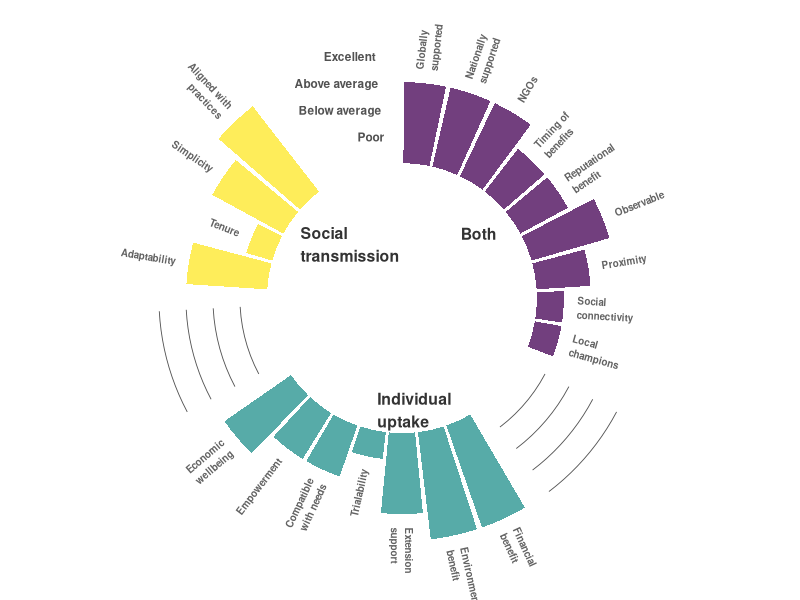
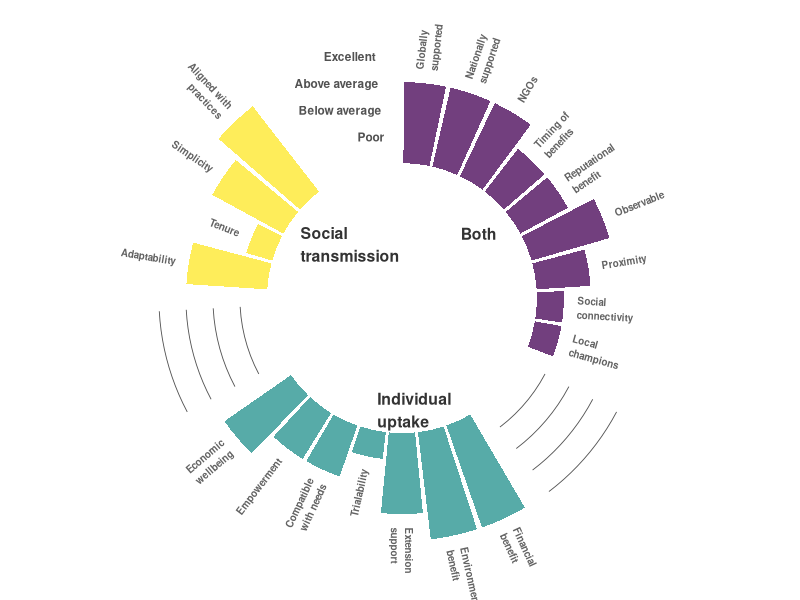

The R source for these figures, in order:
library(tidyverse)

####Individual####
#Financial costs
#Environmental benefit
#Extension support
#Trialability
#benefits are compatible with needs
#Individuals are Empowered to make decisions
#Available financial resources

###Both###
#Adaptable
#Security of tenure
#Simple to understand
#Aligned with current practices
#Supported by global discourse
#Supported by national policies
#availability of local NGOs
#Immediacy of benefits
#Reputation advantage


###Social###
#Easily observable
#Social proximity
#Social connectivity
#Local champions 


# Create dataset
data <- data.frame(
  #individual=paste( "Trait", seq(1,20), sep=""),
  
  individual =c("Financial\nbenefit","Environmental\nbenefit","Extension\nsupport","Trialability","Compatible\nwith needs",
                "Empowerment","Economic\nwellbeing","Adaptability","Tenure","Simplicity","Aligned with\npractices",
                "Globally\nsupported","Nationally\nsupported","NGOs","Timing of\nbenefits","Reputational\nbenefit",
                "Observable","Proximity","Social\nconnectivity","Local\nchampions"),
  
  group=factor(c( rep('Individual\nuptake', 7), rep('Social\ntransmission', 4), rep('Both', 9))),
  value=sample( seq(1,4), 20, replace=T)
)

#data = data %>% arrange(group, value)

# Set a number of 'empty bar' to add at the end of each group
empty_bar <- 3
to_add <- data.frame( matrix(NA, empty_bar*nlevels(data$group), ncol(data)) )
colnames(to_add) <- colnames(data)
to_add$group <- rep(levels(data$group), each=empty_bar)
data <- rbind(data, to_add)
data <- data %>% arrange(group)
data$id <- seq(1, nrow(data))

# Get the name and the y position of each label
label_data <- data
number_of_bar <- nrow(label_data)
angle <- 90 - 360 * (label_data$id-0.5) /number_of_bar     # I substract 0.5 because the letter must have the angle of the center of the bars. Not extreme right(1) or extreme left (0)
label_data$hjust <- ifelse( angle < -90, 1, 0)
label_data$angle <- ifelse(angle < -90, angle+180, angle)

# prepare a data frame for base lines
base_data <- data %>% 
  group_by(group) %>% 
  summarize(start=min(id), end=max(id) - empty_bar) %>% 
  rowwise() %>% 
  mutate(Trait=mean(c(start, end)))

# prepare a data frame for grid (scales)
grid_data <- base_data
grid_data$end <- grid_data$end[ c( nrow(grid_data), 1:nrow(grid_data)-1)] + 1
grid_data$start <- grid_data$start - 1
grid_data <- grid_data[-1,]

# Make the plot
p <- ggplot(data, aes(x=as.factor(id), y=value, fill=group)) +       # Note that id is a factor. If x is numeric, there is some space between the first bar
  
  geom_bar(aes(x=as.factor(id), y=value, fill=group), stat="identity", alpha=0.5) +
  
  # Add a val=100/75/50/25 lines. I do it at the beginning to make sur barplots are OVER it.
  geom_segment(data=grid_data, aes(x = end, y = 4, xend = start, yend = 4), colour = "#525252", alpha=1, size=0.3 , inherit.aes = FALSE ) +
  geom_segment(data=grid_data, aes(x = end, y = 3, xend = start, yend = 3), colour = "#525252", alpha=1, size=0.3 , inherit.aes = FALSE ) +
  geom_segment(data=grid_data, aes(x = end, y = 2, xend = start, yend = 2), colour = "#525252", alpha=1, size=0.3 , inherit.aes = FALSE ) +
  geom_segment(data=grid_data, aes(x = end, y = 1, xend = start, yend = 1), colour = "#525252", alpha=1, size=0.3 , inherit.aes = FALSE ) +
  
  # Add text showing the value of each 100/75/50/25 lines
  annotate("text", x = rep(max(data$id),4), y = c(1, 2, 3, 4), label = c("Poor", "Below average", "Above average", "Excellent") , color="#525252", size=3 , angle=0, fontface="bold", hjust=1) +
  
  geom_bar(aes(x=as.factor(id), y=value, fill=group), stat="identity", alpha=0.5) +
  viridis::scale_fill_viridis(discrete = TRUE)+
  ylim(-5,5) +
  theme_minimal() +
  theme(
    legend.position = "none",
    axis.text = element_blank(),
    axis.title = element_blank(),
    panel.grid = element_blank(),
    plot.margin = unit(rep(-1,4), "cm") 
  ) +
  coord_polar() + 
  geom_text(data=label_data, aes(x=id, y=value+0.5, label=individual, hjust=hjust), color="#525252", fontface="bold",alpha=0.9, size=2.5, angle= label_data$angle, inherit.aes = FALSE ) +
  
  # Add base line information
  geom_segment(data=base_data, aes(x = start, y = -5, xend = end, yend = -5), colour = "black", alpha=0.8, size=0.6 , inherit.aes = FALSE )  +
  geom_text(data=base_data, aes(x = Trait, y = -0.75, label=group), hjust=c(1,0,0), colour = "black", alpha=0.8, size=4, fontface="bold", inherit.aes = FALSE)+
   theme(plot.background = element_rect(fill = 'white', colour = 'white'))

p

ggsave("Plot.png",p,dpi = 400)
